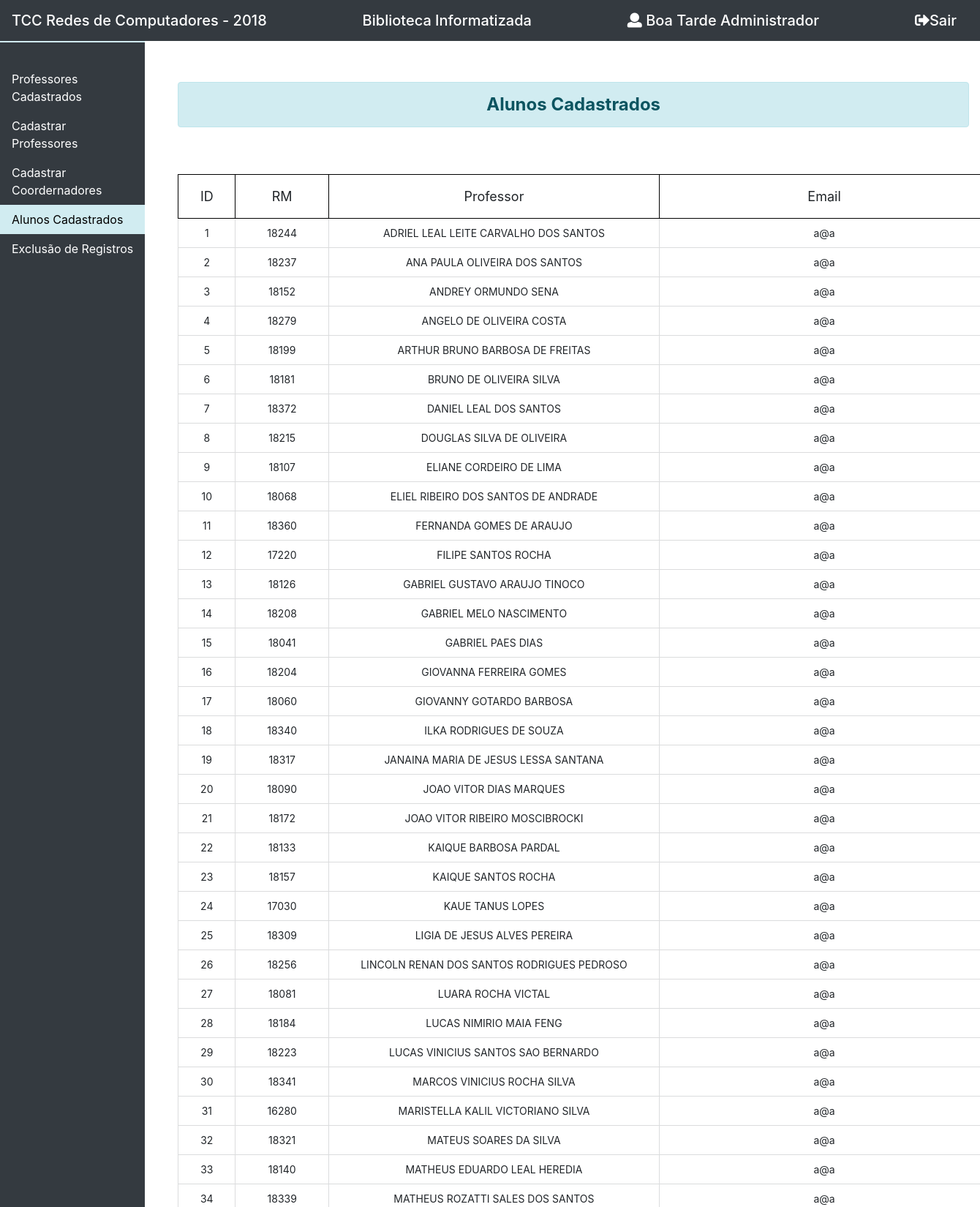
/funcionarios/cadalu.php (signed in, upper part), run on the app's committed database.
### tables this page shows
CREATE TABLE `ftpuser` (
  `id` int(10) unsigned NOT NULL AUTO_INCREMENT,
  `userid` varchar(32) NOT NULL DEFAULT '',
  `passwd` varchar(32) NOT NULL DEFAULT '',
  `username` varchar(100) NOT NULL DEFAULT '',
  `userrm` int(5) NOT NULL DEFAULT '0',
  `useremail` varchar(100) NOT NULL DEFAULT '',
  `pergunta` varchar(100) NOT NULL DEFAULT '',
  `resposta` varchar(100) NOT NULL DEFAULT '',
  `uid` smallint(6) NOT NULL DEFAULT '3001',
  `gid` smallint(6) NOT NULL DEFAULT '3001',
  `homedir` varchar(255) NOT NULL DEFAULT '/var/www/ftp/',
  `shell` varchar(16) NOT NULL DEFAULT '/sbin/nologin',
  `count` int(11) NOT NULL DEFAULT '0',
  `accessed` datetime NOT NULL DEFAULT '2000-02-02 02:02:02',
  `modified` datetime NOT NULL DEFAULT '2000-02-02 02:02:02',
  `curso` int(2) DEFAULT NULL,
  PRIMARY KEY (`id`),
  UNIQUE KEY `userid` (`userid`)
);

### funcionarios/cadalu.php (the view, shortened to what this page needs)
<?php
	include_once("include/header.php");
	include('processa/conexao.php');
	if(isset($_SESSION['logado']) && isset($_SESSION['usuario']))
	{
		$logado = $_SESSION['logado'];
		$login = $_SESSION['usuario'];
		if($logado == 1)
		{
			$sql = "SELECT * FROM ftpuser WHERE uid = 1005";
			$resul = mysqli_query($conexao, $sql);
			$dados = mysqli_fetch_array($resul);
			$hora = date("H");
			if($hora >=6 && $hora <=12)
			{
				$resp = "Bom Dia ";
			}
			else if($hora >12 && $hora <=18)
			{
				$resp = "Boa Tarde ";
			}
?>
<link rel="stylesheet" type="text/css" href="../css/bootstrap/css/bootstrap.css">
<link rel="stylesheet" type="text/css" href="css/estilo3.css">
<link rel="stylesheet" href="../fontes/web-fonts-with-css/css/fontawesome-all.css">
<link rel="stylesheet" href="../fontes/web-fonts-with-css/css/fontawesome.css">
<body>
	<nav class="navbar navbar-dark bg-dark">
	  	<span class="navbar-brand mb-0 h1">TCC Redes de Computadores - 2018</span>
	  	<span class="navbar-brand mb-0 h1">Biblioteca Informatizada</span>
	  	<span class="navbar-brand mb-0 h1"><i class="fas fa-user"></i> <?php echo $resp . $login;?></span>
	  	<span class="navbar-brand mb-0 h1"><a href="processa/sair.php" style="color:#FFFFFF"><i class="fas fa-sign-out-alt"></i>Sair</a></span>
	</nav>
	<div class="row">
		<div class="col-md-2">
			<div class="nav flex-column bg-dark menuV" style="min-height:12000px;">
			  	<a class="nav-link" style="margin-top:30px;" href="cadastrar.php">Professores Cadastrados</a>
			  	<a class="nav-link" href="cadprof.php">Cadastrar Professores</a>
			  	<a class="nav-link" href="cadcoor.php">Cadastrar Coordernadores</a>
			  	<a class="nav-link active" href="cadalu.php">Alunos Cadastrados</a>
			  	<a class="nav-link" href="exclusao.php">Exclusão de Registros</a>
			</div>
		</div>
		<div class="col-md-10">
			<div class="container">
				<p style="height:40px;"></p>
				<div class="alert alert-info text-center">
					<strong style="font-size:24px;">Alunos Cadastrados</strong>
				</div>
				<br>
				<br>
				<table style="width:1110px;border:1px solid #dbdcdd;" id="tabela" class="text-center">
					<tr style="font-size:18px;height:60px;">
						<td class="userid princ">ID</td>
						<td class="userrm princ">RM</td>
						<td class="userprof princ">Professor</td>
						<td class="useremail princ">Email</td>
					</tr>
					<tr style="font-size:14px;height:40px;" class="princ">
						<td class="userid"><?php echo $dados['id']; ?></td>
						<td class="userrm"><?php echo $dados['userrm']; ?></td>
						<td class="userprof"><?php echo $dados['username']; ?></td>
						<td class="useremail"><?php echo $dados['useremail']; ?></td>
					</tr>
					<?php
					    while($dados = mysqli_fetch_array($resul))
						{
					?>
					<tr style="font-size:14px;height:40px;" class="princ">
						<td class="userid"><?php echo $dados['id']; ?></td>
						<td class="userrm"><?php echo $dados['userrm']; ?></td>
						<td class="userprof"><?php echo $dados['username']; ?></td>
						<td class="useremail"><?php echo $dados['useremail']; ?></td>
					</tr>
					<?php
						}
					?>
				</table>
			</div>
		</div>
	</div>
</body>
</html>
<?php
		}
	}
	else
	{
		header("location:index.php");
	}
?>

### funcionarios/cadalu.php (style rules this page uses)
.userid { width:78px; border:1px solid #dbdcdd; }
.userprof { width:452px; border:1px solid #dbdcdd; }
.userrm { width:128px; border:1px solid #dbdcdd; }
.useremail { width:452px; border:1px solid #dbdcdd; }
.princ { border:1px solid #000000; border-radius:4px; }
.menuV a.active { background-color: #d1ecf1; color: black; }
.menuV a { color: white; }
.menuV { min-height:900px; border-top:2px solid #d1ecf1; }

### data on the page
ftpuser: id "1", userrm "18244", username "ADRIEL LEAL LEITE CARVALHO DOS SANTOS", useremail "a@a"
ftpuser: id "2", userrm "18237", username "ANA PAULA OLIVEIRA DOS SANTOS", useremail "a@a"
ftpuser: id "3", userrm "18152", username "ANDREY ORMUNDO SENA", useremail "a@a"
ftpuser: id "4", userrm "18279", username "ANGELO DE OLIVEIRA COSTA", useremail "a@a"
ftpuser: id "5", userrm "18199", username "ARTHUR BRUNO BARBOSA DE FREITAS", useremail "a@a"
ftpuser: id "6", userrm "18181", username "BRUNO DE OLIVEIRA SILVA", useremail "a@a"
ftpuser: id "7", userrm "18372", username "DANIEL LEAL DOS SANTOS", useremail "a@a"
ftpuser: id "8", userrm "18215", username "DOUGLAS SILVA DE OLIVEIRA", useremail "a@a"
ftpuser: id "9", userrm "18107", username "ELIANE CORDEIRO DE LIMA", useremail "a@a"
ftpuser: id "10", userrm "18068", username "ELIEL RIBEIRO DOS SANTOS DE ANDRADE", useremail "a@a"
ftpuser: id "11", userrm "18360", username "FERNANDA GOMES DE ARAUJO", useremail "a@a"
ftpuser: id "12", userrm "17220", username "FILIPE SANTOS ROCHA", useremail "a@a"
ftpuser: id "13", userrm "18126", username "GABRIEL GUSTAVO ARAUJO TINOCO", useremail "a@a"
ftpuser: id "14", userrm "18208", username "GABRIEL MELO NASCIMENTO", useremail "a@a"
ftpuser: id "15", userrm "18041", username "GABRIEL PAES DIAS", useremail "a@a"
ftpuser: id "16", userrm "18204", username "GIOVANNA FERREIRA GOMES", useremail "a@a"
ftpuser: id "17", userrm "18060", username "GIOVANNY GOTARDO BARBOSA", useremail "a@a"
ftpuser: id "18", userrm "18340", username "ILKA RODRIGUES DE SOUZA", useremail "a@a"
ftpuser: id "19", userrm "18317", username "JANAINA MARIA DE JESUS LESSA SANTANA", useremail "a@a"
ftpuser: id "20", userrm "18090", username "JOAO VITOR DIAS MARQUES", useremail "a@a"
ftpuser: id "21", userrm "18172", username "JOAO VITOR RIBEIRO MOSCIBROCKI", useremail "a@a"
ftpuser: id "22", userrm "18133", username "KAIQUE BARBOSA PARDAL", useremail "a@a"
ftpuser: id "23", userrm "18157", username "KAIQUE SANTOS ROCHA", useremail "a@a"
ftpuser: id "24", userrm "17030", username "KAUE TANUS LOPES", useremail "a@a"
ftpuser: id "25", userrm "18309", username "LIGIA DE JESUS ALVES PEREIRA", useremail "a@a"
ftpuser: id "26", userrm "18256", username "LINCOLN RENAN DOS SANTOS RODRIGUES PEDROSO", useremail "a@a"
ftpuser: id "27", userrm "18081", username "LUARA ROCHA VICTAL", useremail "a@a"
ftpuser: id "28", userrm "18184", username "LUCAS NIMIRIO MAIA FENG", useremail "a@a"
ftpuser: id "29", userrm "18223", username "LUCAS VINICIUS SANTOS SAO BERNARDO", useremail "a@a"
ftpuser: id "30", userrm "18341", username "MARCOS VINICIUS ROCHA SILVA", useremail "a@a"
ftpuser: id "31", userrm "16280", username "MARISTELLA KALIL VICTORIANO SILVA", useremail "a@a"
ftpuser: id "32", userrm "18321", username "MATEUS SOARES DA SILVA", useremail "a@a"
ftpuser: id "33", userrm "18140", username "MATHEUS EDUARDO LEAL HEREDIA", useremail "a@a"
ftpuser: id "34", userrm "18339", username "MATHEUS ROZATTI SALES DOS SANTOS", useremail "a@a"

### other printed values
$resp "Boa Tarde"
$login "Administrador"
